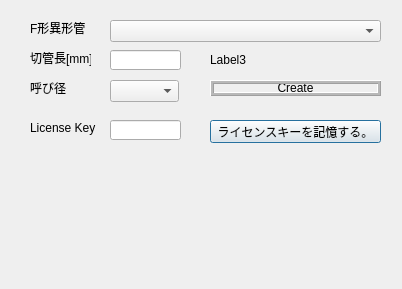
<?xml version="1.0" encoding="UTF-8"?>
<ui version="4.0">
 <class>qdialog</class>
 <widget class="QDialog" name="qdialog">
  <property name="geometry">
   <rect>
    <x>0</x>
    <y>0</y>
    <width>402</width>
    <height>289</height>
   </rect>
  </property>
  <property name="windowTitle">
   <string>F_type JDPA A300 v1.0</string>
  </property>
  <widget class="QLabel" name="label">
   <property name="geometry">
    <rect>
     <x>30</x>
     <y>20</y>
     <width>61</width>
     <height>16</height>
    </rect>
   </property>
   <property name="text">
    <string>F形異形管</string>
   </property>
  </widget>
  <widget class="QComboBox" name="comboBox">
   <property name="geometry">
    <rect>
     <x>110</x>
     <y>20</y>
     <width>271</width>
     <height>22</height>
    </rect>
   </property>
  </widget>
  <widget class="QLabel" name="label_2">
   <property name="geometry">
    <rect>
     <x>30</x>
     <y>50</y>
     <width>61</width>
     <height>16</height>
    </rect>
   </property>
   <property name="text">
    <string>切管長[mm]</string>
   </property>
  </widget>
  <widget class="QLabel" name="label_3">
   <property name="geometry">
    <rect>
     <x>210</x>
     <y>50</y>
     <width>171</width>
     <height>20</height>
    </rect>
   </property>
   <property name="text">
    <string>Label3</string>
   </property>
  </widget>
  <widget class="QLabel" name="label_4">
   <property name="geometry">
    <rect>
     <x>30</x>
     <y>80</y>
     <width>61</width>
     <height>16</height>
    </rect>
   </property>
   <property name="text">
    <string>呼び径</string>
   </property>
  </widget>
  <widget class="QComboBox" name="comboBox_2">
   <property name="geometry">
    <rect>
     <x>110</x>
     <y>80</y>
     <width>69</width>
     <height>22</height>
    </rect>
   </property>
  </widget>
  <widget class="QLabel" name="label_5">
   <property name="geometry">
    <rect>
     <x>210</x>
     <y>80</y>
     <width>171</width>
     <height>16</height>
    </rect>
   </property>
   <property name="layoutDirection">
    <enum>Qt::LeftToRight</enum>
   </property>
   <property name="autoFillBackground">
    <bool>false</bool>
   </property>
   <property name="frameShape">
    <enum>QFrame::Box</enum>
   </property>
   <property name="frameShadow">
    <enum>QFrame::Raised</enum>
   </property>
   <property name="midLineWidth">
    <number>2</number>
   </property>
   <property name="text">
    <string>Create</string>
   </property>
   <property name="alignment">
    <set>Qt::AlignCenter</set>
   </property>
  </widget>
  <widget class="QLabel" name="label_6">
   <property name="geometry">
    <rect>
     <x>30</x>
     <y>120</y>
     <width>71</width>
     <height>16</height>
    </rect>
   </property>
   <property name="text">
    <string>License Key</string>
   </property>
  </widget>
  <widget class="QLineEdit" name="lineEdit">
   <property name="geometry">
    <rect>
     <x>110</x>
     <y>120</y>
     <width>71</width>
     <height>20</height>
    </rect>
   </property>
  </widget>
  <widget class="QPushButton" name="pushButton">
   <property name="geometry">
    <rect>
     <x>210</x>
     <y>120</y>
     <width>171</width>
     <height>23</height>
    </rect>
   </property>
   <property name="text">
    <string>ライセンスキーを記憶する。</string>
   </property>
  </widget>
  <widget class="QLineEdit" name="lineEdit_2">
   <property name="geometry">
    <rect>
     <x>110</x>
     <y>50</y>
     <width>71</width>
     <height>20</height>
    </rect>
   </property>
  </widget>
  <widget class="QLabel" name="label_7">
   <property name="geometry">
    <rect>
     <x>39</x>
     <y>161</y>
     <width>341</width>
     <height>111</height>
    </rect>
   </property>
   <property name="text">
    <string/>
   </property>
   <property name="pixmap">
    <pixmap>img_f01.png</pixmap>
   </property>
   <property name="alignment">
    <set>Qt::AlignCenter</set>
   </property>
  </widget>
 </widget>
 <resources/>
 <connections/>
</ui>
